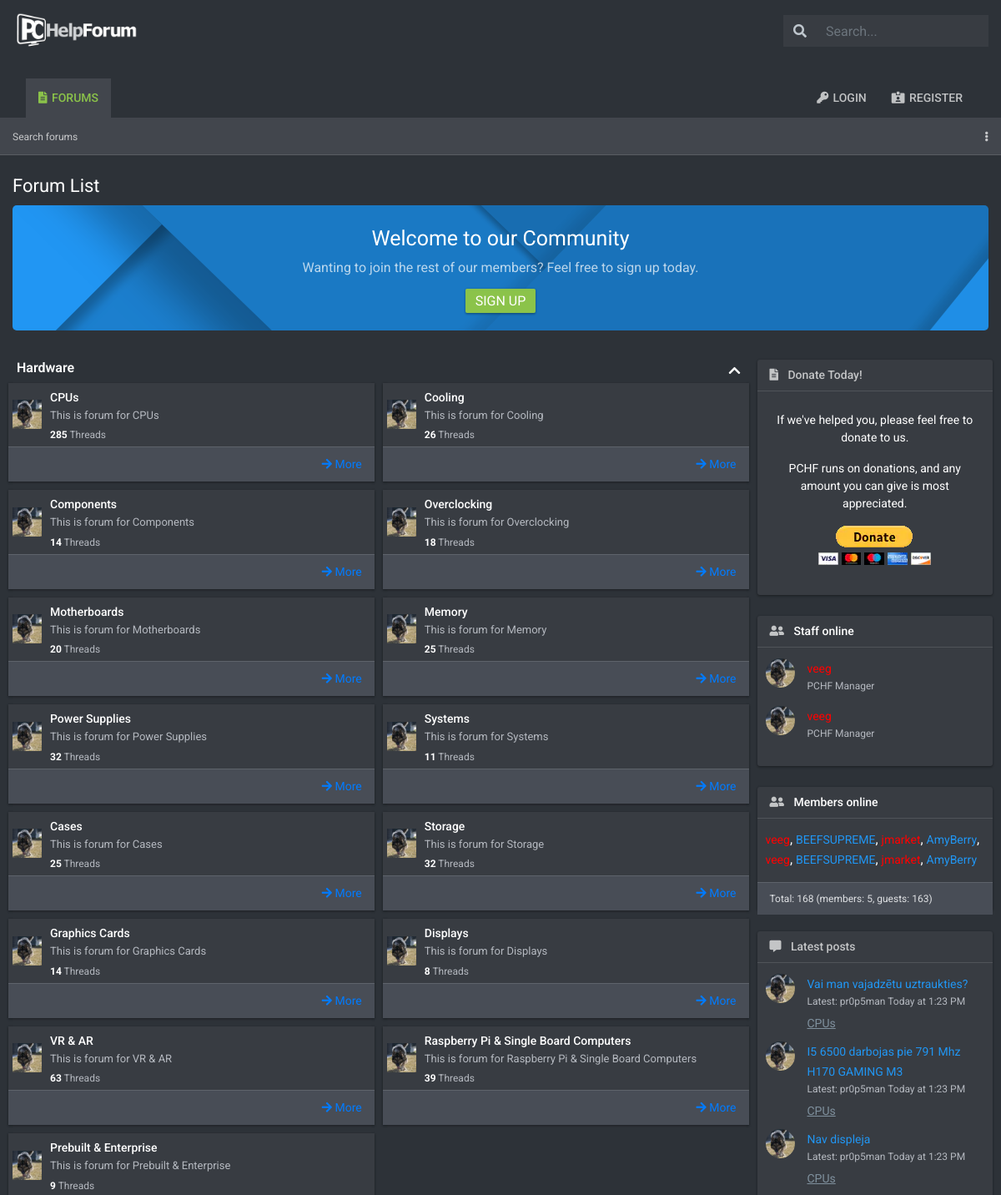
The page / (upper part) on the database its author committed.
### core/models.py (models this page shows, shortened)
class Category(models.Model):
    name = models.CharField(max_length=50)
    origin_url = models.CharField(max_length=200)
    slug = models.CharField(max_length=200)

class Forum(models.Model):
    name = models.CharField(max_length=50)
    origin_url = models.CharField(max_length=200)
    slug = models.CharField(max_length=200)
    parent = models.ForeignKey(Category, on_delete=models.CASCADE)

class TranslatedArticle(models.Model):
    parent = models.ForeignKey(Article, on_delete=models.CASCADE)
    language = models.ForeignKey(Language, on_delete=models.CASCADE)
    name = models.CharField(max_length=200)
    slug = models.CharField(max_length=200)

class Article(models.Model):
    parent = models.ForeignKey(Forum, on_delete=models.CASCADE)
    name = models.CharField(max_length=200)
    origin_url = models.CharField(max_length=200)

### core/views.py (the view)
# urls.py: path( '', views.index, name='index' ),
def index(request):
    template = loader.get_template('index.html')
    curLangCode = GetCurrentLanguageCode(request)
    context = {
        'nav':'Home',
        'currentLangCode':curLangCode.capitalize(),
        'language':Language.objects.all(),
        'categories':Category.objects.all(),
        'latestposts':GetLatestPosts(),
        'form':ContactUsForm(),
    }
    return HttpResponse(template.render(context, request))

### core/models.py
class ContactUsForm(ModelForm):
    class Meta:
        model = ContactUs
        fields = ('name', 'email_address', 'subject', 'message')
        labels = {
            'name': "Name",
            'email_address': 'Your email address',
            'subject': 'subject',
            'message': 'message',
        }

### core/utils.py (called while the page is built)
def GetCurrentLanguageCode(request):
    ret = request.COOKIES.get('currentLanguageCode')
    if ret is None:
        ret = 'en'
    return ret

### core/views.py (called while the page is built)
def GetLatestPosts():
    displayNum = 10
    ret = TranslatedArticle.objects.filter().order_by('-id')[:displayNum]
    ret_in_ascending_order = reversed(ret)
    return ret

### templates/index.html (shortened to what this page needs)
{% extends "base.html" %}
{% load static %}
{%block contentTitle %} Forum List {% endblock %}
{% block content %}
<div class="row">
        <div class="col-lg-9">
            {% for category in categories %}
            <div class="block">
                <div class="block_title row justify-content-between">
                   <h4><a href = "{% url 'categories' category.slug category.id%}">{{category.name}}</a></h4>
                   <div class="triger" data-toggle="collapse" href="#collapse_{{ forloop.counter }}" role="button" aria-expanded="false" aria-controls="collapse_{{ forloop.counter }}">
                     <i class="fas fa-chevron-up"></i>
                   </div>
                </div>
                <div class="row collapse show" id="collapse_{{ forloop.counter }}">
                    {% for iforum in category.forum_set.all %}
                    <div class="col-md-6">
                        <div class="category_block">
                          <div class="post media">
                             <img src="{% static 'images/avater.jpg' %}" alt="">
                             <div class="media-body">
                                <a href = "{% url 'forums' iforum.slug iforum.id 1 %}">{{iforum.name}}</a>
                                <p>This is forum for {{iforum.name}}</p>
                                <div class="meta">
                                  <span>{{iforum.article_set.all.count}}</span> Threads
                                </div>
                             </div>
                          </div>
                          <div class="bottom">
                             <a href="#"> <i class="fas fa-arrow-right"></i> More</a>
                          </div>
                       </div>
                      </div>
                    {% endfor %}
                </div>
            </div>
            {% endfor %}
        </div>
        <div class="col-lg-3">
         <div class="widget">
            <h4 class="title"> <i class="fas fa-file-alt mr-2"></i> Donate Today!</h4>
            <div class="inwrap text-center p-3">
                <p class="text-white">If we've helped you, please feel free to donate to us.</p>
                <p class="text-white"> PCHF runs on donations, and any amount you can give is most appreciated.</p>
               <img src="{% static 'images/btn_donateCC_LG.webp' %}" alt="">
            </div>
         </div>
         <div class="widget">
            <h4 class="title"> <i class="fas fa-user-friends mr-2"></i> <a href="#">Staff online</a></h4>
            <div class="post media">
              <img src="{% static 'images/avater.jpg' %}" alt="">
              <div class="media-body">
                 <a href="#" class="red">veeg</a>
                 <p>PCHF Manager</p>
              </div>
           </div>
            <div class="post media">
              <img src="{% static 'images/avater.jpg' %}" alt="">
              <div class="media-body">
                 <a href="#" class="red">veeg</a>
                 <p>PCHF Manager</p>
              </div>
           </div>
         </div>
         <div class="widget">
            <h4 class="title"> <i class="fas fa-user-friends mr-2"></i> <a href="#">Members online</a></h4>
            <div class="post media">
              <div class="media-body">
                 <a class="red" href="#">veeg</a>,
                 <a href="#">BEEFSUPREME</a>,
                 <a class="red" href="#">jmarket</a>,
                 <a href="#">AmyBerry</a>,
                 <a class="red" href="#">veeg</a>,
                 <a href="#">BEEFSUPREME</a>,
                 <a class="red" href="#">jmarket</a>,
                 <a href="#">AmyBerry</a>
              </div>
           </div>
           <div class="bottom">
              Total: 168 (members: 5, guests: 163)
           </div>
         </div>
         <div class="widget">
            <h4 class="title"> <i class="fas fa-comment-alt mr-2"></i> Latest posts</h4>
            {% for post in latestposts %}
            <div class="post media">
               <img src="{% static 'images/avater.jpg' %}" alt="">
               <div class="media-body">
                  <a href = "{% url 'thread' post.slug post.id %}">{{post.name}}</a>
                  <p>Latest: pr0p5man Today at 1:23 PM</p>
                  <a href = "{% url 'forums' post.parent.parent.slug post.parent.parent.id 1 %}" class="gray"> {{post.parent.parent.name}}</a>
               </div>
            </div>
            {% endfor %}
         </div>
      </div>
   </div>
{% endblock %}

### static_in_env/css/style.css (style rules this page uses)
html { scroll-behavior: smooth; }
body { font-family: roboto,-apple-system,BlinkMacSystemFont,segoe ui,oxygen,ubuntu,cantarell,fira sans,droid sans,helvetica neue,sans-serif; background: #2d3238; }
body h1, body h2, body h4, body h5, body h6, body p { font-family: roboto,-apple-system,BlinkMacSystemFont,segoe ui,oxygen,ubuntu,cantarell,fira sans,droid sans,helvetica neue,sans-serif; }
body img { max-width: 100%; }
body p { color: #7f909d; }
.gray { color: #7f909d !important; }
.block { margin: 0 -10px 10px -10px; }
.block .block_title { margin: 0; -webkit-box-align: center; -ms-flex-align: center; align-items: center; }
.block .block_title h4 { color: white; font-weight: 400; font-size: 14px; }
.block .block_title h4 a { color: white; font-weight: 600; font-size: 16px; }
.block .block_title .triger { color: white; font-weight: 600; cursor: pointer; }
.category_block { background: #383c42; padding: 0 5px 5px 5px; margin: 0 -10px; margin-bottom:10px; -webkit-box-shadow: 0 0 2px 0 rgba(0, 0, 0, 0.14), 0 2px 2px 0 rgba(0, 0, 0, 0.12), 0 1px 3px 0 rgba(0, 0, 0, 0.2); box-shadow: 0 0 2px 0 rgba(0, 0, 0, 0.14), 0 2px 2px 0 rgba(0, 0, 0, 0.12), 0 1px 3px 0 rgba(0, 0, 0, 0.2); }
.category_block .post { padding: 5px 0; }
.category_block .post img { width: 35px; height: 35px; -o-object-fit: cover; object-fit: cover; margin-right: 10px; -ms-flex-item-align: center !important; -ms-grid-row-align: center !important; align-self: center !important; }
.category_block .post .media-body a { color: white; font-size: 14px; font-weight: 500; }
.category_block .post .media-body p { color: #b5b9c0; font-size: 13px; margin-bottom: 5px; }
.category_block .post .media-body .meta { color: #b5b9c0; font-size: 12px; }
.category_block .post .media-body .meta span { font-weight: 700; color: white; }
.category_block .bottom { padding: 10px 15px; font-size: 14px; color: #dee0e3; background: #484d56; border-top: 1px solid rgba(255, 255, 255, 0.12); text-align: right; margin: 0 -5px -5px -5px; }
.widget { background: #383c42; margin-bottom: 25px; color: #fff; background: #383c42; border: rgba(255, 255, 255, 0.12); border-radius: 3px; -webkit-box-shadow: 0 0 2px 0 rgba(0, 0, 0, 0.14), 0 2px 2px 0 rgba(0, 0, 0, 0.12), 0 1px 3px 0 rgba(0, 0, 0, 0.2); box-shadow: 0 0 2px 0 rgba(0, 0, 0, 0.14), 0 2px 2px 0 rgba(0, 0, 0, 0.12), 0 1px 3px 0 rgba(0, 0, 0, 0.2); margin-right: -20px; padding-bottom: 20px; }
.widget .title { font-size: 14px; color: rgba(255, 255, 255, 0.7); padding: 10px 15px; border-bottom: 1px solid rgba(255, 255, 255, 0.12); }
.widget .title a { color: white; }
.widget p { font-size: 14px; }
.widget .post { margin-bottom: 0; padding: 5px 10px; text-align: left; }
.widget .post img { width: 35px; height: 35px; border-radius: 50%; -o-object-fit: cover; object-fit: cover; margin-right: 15px; }
.widget .post .media-body a { color: #2196f3; font-size: 14px; }
.widget .post .media-body a.red { color: red; }
.widget .post .media-body a.gray { color: #b5b9c0; text-decoration: underline; }
.widget .post .media-body p { color: #b5b9c0; font-size: 12px; margin-bottom: 5px; }
.widget .bottom { padding: 10px 15px; font-size: 12px; color: #dee0e3; background: #484d56; border-top: 1px solid rgba(255, 255, 255, 0.12); margin-bottom: -25px; margin-top: 10px; }

### rows shown on the page
Category: name "Hardware"
Forum: name "CPUs", article_set.all.count "285"
Forum: name "Cooling", article_set.all.count "26"
Forum: name "Components", article_set.all.count "14"
Forum: name "Overclocking", article_set.all.count "18"
Forum: name "Motherboards", article_set.all.count "20"
Forum: name "Memory", article_set.all.count "25"
Forum: name "Power Supplies", article_set.all.count "32"
Forum: name "Systems", article_set.all.count "11"
Forum: name "Cases", article_set.all.count "25"
Forum: name "Storage", article_set.all.count "32"
Forum: name "Graphics Cards", article_set.all.count "14"
Forum: name "Displays", article_set.all.count "8"
Forum: name "VR & AR", article_set.all.count "63"
Forum: name "Raspberry Pi & Single Board Computers", article_set.all.count "39"
Forum: name "Prebuilt & Enterprise", article_set.all.count "9"
TranslatedArticle: name "Vai man vajadzētu uztraukties?", parent.parent.name "CPUs"
TranslatedArticle: name "I5 6500 darbojas pie 791 Mhz H170 GAMING M3", parent.parent.name "CPUs"
TranslatedArticle: name "Nav displeja", parent.parent.name "CPUs"
